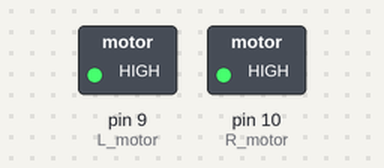
Recording of a sketch running on a simulated Arduino Uno, built with avr-gcc and run on an emulated ATmega328P. Shown: switched loads named in the sketch (green lamp = pin HIGH).

Above: at 0.1 s.
At 1.1 s:
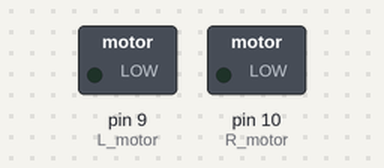
Timing chart, 0 to 2.6 s (numbered marks = the images above):
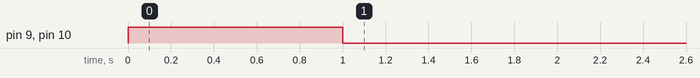

The sketch:

minicar_04_2motor_1.ino
```cpp
const int L_motor = 9;
const int R_motor = 10;

void setup() {
  pinMode(L_motor, OUTPUT);
  pinMode(R_motor, OUTPUT);

  digitalWrite(L_motor, HIGH);
  digitalWrite(R_motor, HIGH);
  delay(1000);

  digitalWrite(L_motor, LOW);
  digitalWrite(R_motor, LOW);
}

void loop() {

}
```
